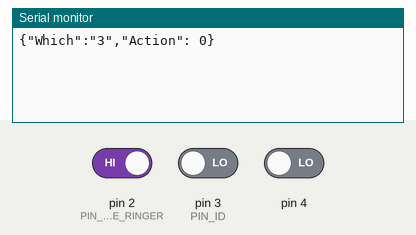
Recording of a sketch running on a simulated Arduino Uno, built with avr-gcc and run on an emulated ATmega328P. Shown: the last lines printed to the serial monitor. The test bench sets the inputs (shaded band); at power-on: pin 2 (PIN_TYPE_RINGER) HIGH, pin 3 (PIN_ID) LOW, pin 4 LOW.

Above: at 1.2 s.
1.3 s: pin 2 (PIN_TYPE_RINGER) driven LOW
At 2.5 s:
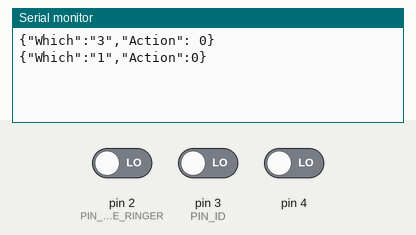
2.8 s: pin 3 (PIN_ID) driven HIGH
At 4.0 s:
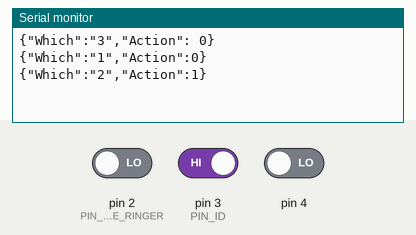
4.3 s: pin 4 driven HIGH
At 5.5 s:
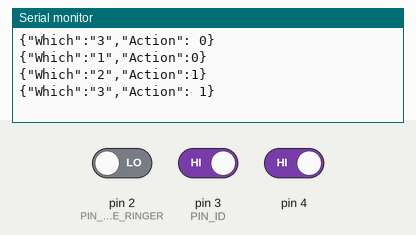
5.8 s: pin 2 (PIN_TYPE_RINGER) driven HIGH
At 6.3 s:
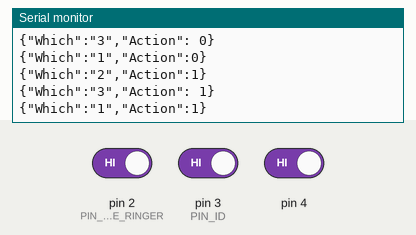
7.3 s: pin 3 (PIN_ID) driven LOW
At 8.7 s:
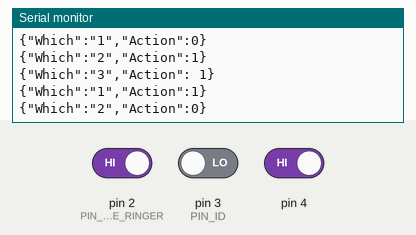

The sketch:

arduino.pde
```cpp
// (licence header left out)
// IDs of each pin to be emitted in the output
#define ID_UNUSED 0
#define ID_FRONT_DOOR 1
#define ID_GARAGE_DOOR 2
#define ID_FOYER_MOTION 3
uint8_t PIN_ID[] = { // up to 255 sensors
  ID_UNUSED, // Arduino pins start at 2
  ID_UNUSED, // Arduino pins start at 2

  ID_FRONT_DOOR,
  ID_GARAGE_DOOR,
  ID_FOYER_MOTION,

  ID_UNUSED,
  ID_UNUSED,
  ID_UNUSED,
  ID_UNUSED,
};

// Indicators for how to handle pins, by type of thing connected to them
#define PIN_TYPE_UNUSED 0
#define PIN_TYPE_SWITCH 1 // mechanical switch; needs debouncing
#define PIN_TYPE_RINGER 2 // "rings" 0->1->0 for duration of trip - e.g. motion sensor; cannot be debounced
uint8_t PIN_TYPE[] = {
  PIN_TYPE_UNUSED, // Arduino pins start at 2
  PIN_TYPE_UNUSED, // Arduino pins start at 2

  PIN_TYPE_SWITCH,
  PIN_TYPE_SWITCH,
  PIN_TYPE_RINGER,

  PIN_TYPE_UNUSED,
  PIN_TYPE_UNUSED,
  PIN_TYPE_UNUSED,
  PIN_TYPE_UNUSED,
};

// Tracks the last observed state of each pin
uint8_t PIN_STATE[] = {
  0, 0, 0, 0, 0, 0, 0, 0, 0,
};

// Tracks the time observed value last changed for each pin
uint64_t DEBOUNCE_LAST_CHANGED[] = {
  0, 0, 0, 0, 0, 0, 0, 0, 0,
};

// Per-sensor debounce timeouts. Since electronic signals settle faster than
// analog ones, one timeout does not fit all.
uint8_t DEBOUNCE_TIMEOUT[] = {
  0, // Arduino pins start at 2
  0, // Arduino pins start at 2

  75, // door sensor -- analog; 75ms debounce
  75, // door sensor -- analog; 75ms debounce
  50, // motion sensor -- electronic; 10ms debounce

  0, // unused
  0, // unused
  0, // unused
  0, // unused
};

void setup() {
  for (int i = 2; i < 9; ++i) {
    if (PIN_TYPE[i] != PIN_TYPE_UNUSED) {
      pinMode(i, INPUT);
      digitalWrite(i, LOW); // disable built-in pull-up resistor
    }
    if (PIN_TYPE[i] == PIN_TYPE_RINGER) {
      PIN_STATE[i] = 1;
    } else {
      PIN_STATE[i] = 0;
    }
  }
  Serial.begin(9600);
}

void loop() {
  static uint8_t reading;
  static uint64_t current_millis;
  for (int i = 2; i < 9; ++i) {
    if (PIN_TYPE[i] == PIN_TYPE_UNUSED) {
      continue;
    }

    // query the world
    reading = digitalRead(i);
    current_millis = millis();

    switch(PIN_TYPE[i]) {
    case PIN_TYPE_SWITCH: // simple debounce of a mechanical switch
      if (reading != PIN_STATE[i]) {
        DEBOUNCE_LAST_CHANGED[i] = current_millis;
        PIN_STATE[i] = reading;
      }

      // if a debounce is pending, check to see if settle timeout has elapsed
      if (DEBOUNCE_LAST_CHANGED[i] != 0) {
        if ((current_millis - DEBOUNCE_LAST_CHANGED[i]) >= DEBOUNCE_TIMEOUT[i]) {
          DEBOUNCE_LAST_CHANGED[i] = 0;
          Serial.print("{\"Which\":\"");
          Serial.print(PIN_ID[i]);
          Serial.print("\",\"Action\":");
          Serial.print(reading);
          Serial.println("}");
        }
      }
      break;

    case PIN_TYPE_RINGER:
      // A ringer type pins oscillates from 0 to 1 and back, instead of flatly
      // going from 0 to 1. That is, the duration of an event on an analog pin
      // is simply the duration in which the pin reported a value of TRIP; but
      // the duration of an event on a ringer pin is the duration in which the
      // device is ringing its signal line. As a result, a ringer type pin's
      // state is not directly tied to its value. Instead, it enters the
      // TRIP state when the first TRIP reading is seen, but it remains in
      // that state until the value settles back at RESET. So basically we
      // enter TRIP right away, and report a single RESET when we debounce
      // the raw pin reading back to RESET.

      // When we see a transition from RESET to TRIP, record TRIP as the new
      // state of the pin, and immediately report the TRIP event
      if ((reading == 0) && (PIN_STATE[i] == 1)) {
          PIN_STATE[i] = 0;
          Serial.print("{\"Which\":\"");
          Serial.print(PIN_ID[i]);
          Serial.println("\",\"Action\": 0}");
      }
      if (PIN_STATE[i] == 0) {
        if (reading == 0) {
          // If we see a raw TRIP reading on the pin, that means it's not done
          // ringing yet, so update our debounce origin to the current time
          DEBOUNCE_LAST_CHANGED[i] = current_millis;
        } else {
          // Line is reporting RESET, but debounce that signal to make sure
          // it's not still ringing
          if (current_millis - DEBOUNCE_LAST_CHANGED[i] > DEBOUNCE_TIMEOUT[i]) {
            // Ringing is over; report a RESET and take us out of the TRIP state
            Serial.print("{\"Which\":\"");
            Serial.print(PIN_ID[i]);
            Serial.println("\",\"Action\": 1}");
            PIN_STATE[i] = 1;
            DEBOUNCE_LAST_CHANGED[i] = 0;
          }
        }
      }
      // If we are not in a state of TRIP, do nothing
      break;

    default:
      break;
    }
  }
}

extern "C" void __cxa_pure_virtual(void) {
  while(1);
}
```

Measured:
- after the input at 1.3 s, the serial monitor: prints a new line after 0.07 s (image 1)
- after the input at 2.8 s, the serial monitor: prints a new line after 0.07 s (image 2)
- after the input at 4.3 s, the serial monitor: prints a new line after 0.05 s (image 3)
- after the input at 5.8 s, the serial monitor: prints a new line after 0.07 s (image 4)
- after the input at 7.3 s, the serial monitor: prints a new line after 0.08 s (image 5)
